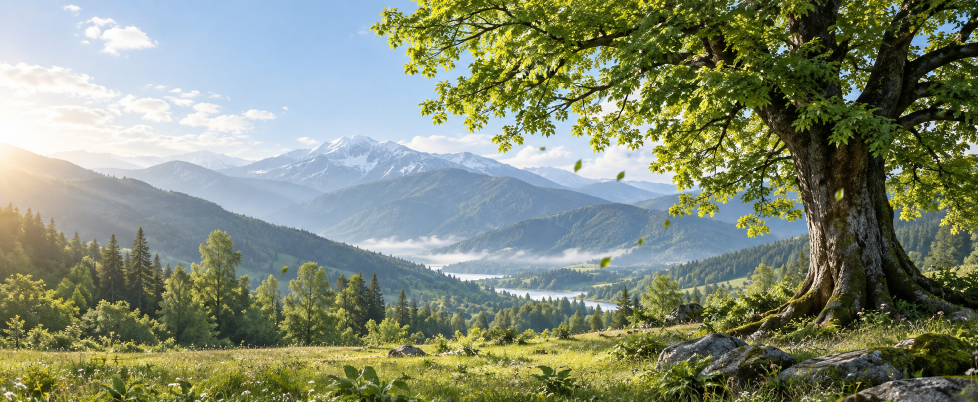
#> input picture tree-recognition-system/frontend/src/assets/forest-hero.png, 1956 x 804 px (shown at 1/2 size)
$ python -i image_preprocessing.py   (imports and definitions only)
#> lines starting #> are read from the running program, lines starting #| are printed output that depends on the picture
"""
Image Preprocessing Utilities
"""
import cv2
import numpy as np
from PIL import Image, ImageEnhance
from typing import Union, Tuple
import os


class ImagePreprocessor:
    """
    Preprocesses images for tree recognition
    Handles resizing, enhancement, normalization
    """

    def __init__(
        self,
        target_size: Tuple[int, int] = (224, 224),
        enhance_contrast: bool = True,
        enhance_sharpness: bool = False
    ):
        """
        Initialize image preprocessor

        Args:
            target_size: Target image size (width, height)
            enhance_contrast: Whether to enhance contrast
            enhance_sharpness: Whether to enhance sharpness
        """
        self.target_size = target_size
        self.enhance_contrast = enhance_contrast
        self.enhance_sharpness = enhance_sharpness

    def preprocess(
        self,
        image_path: Union[str, np.ndarray],
        return_array: bool = True
    ) -> Union[np.ndarray, Image.Image]:
        """
        Preprocess image for feature extraction

        Args:
            image_path: Path to image or numpy array
            return_array: If True, return numpy array; else PIL Image

        Returns:
            Preprocessed image
        """
        # Load image
        if isinstance(image_path, str):
            img = self._load_image(image_path)
        else:
            img = Image.fromarray(image_path)

        # Resize
        img = self._resize_image(img, self.target_size)

        # Enhance if enabled
        if self.enhance_contrast:
            img = self._enhance_contrast(img)

        if self.enhance_sharpness:
            img = self._enhance_sharpness(img)

        # Convert to RGB if needed
        if img.mode != 'RGB':
            img = img.convert('RGB')

        if return_array:
            return np.array(img)
        return img

    def _load_image(self, image_path: str) -> Image.Image:
        """Load image from path"""
        try:
            return Image.open(image_path)
#> returned value is the input picture: PIL image 1956x804 RGB; mean R, G, B 129.4, 138.6, 115.6
        except Exception as e:
            print(f"Error loading image: {e}")
            # Return blank image as fallback
            return Image.new('RGB', self.target_size, color='white')

    def _resize_image(
        self,
        img: Image.Image,
        target_size: Tuple[int, int]
    ) -> Image.Image:
        """
        Resize image maintaining aspect ratio

        Args:
            img: PIL Image
            target_size: Target size (width, height)

        Returns:
            Resized image
        """
#> called with target_size = (224, 224)
        # Use thumbnail to maintain aspect ratio
        img.thumbnail(target_size, Image.Resampling.LANCZOS)
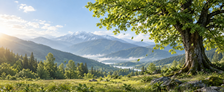
#> img: PIL image 224x92 RGB; mean R, G, B 129.5, 138.7, 115.7

        # Create new image with target size and paste resized image
        new_img = Image.new('RGB', target_size, color='white')
#> new_img: PIL image 224x224 RGB; every value is 255
        # Center the image
        x_offset = (target_size[0] - img.size[0]) // 2
#> x_offset = 0
        y_offset = (target_size[1] - img.size[1]) // 2
#> y_offset = 66
        new_img.paste(img, (x_offset, y_offset))
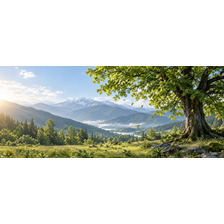
#> new_img: PIL image 224x224 RGB; mean R, G, B 203.4, 207.2, 197.8

        return new_img

    def _enhance_contrast(self, img: Image.Image, factor: float = 1.2) -> Image.Image:
        """Enhance image contrast"""
#> called with factor = 1.2
        try:
            enhancer = ImageEnhance.Contrast(img)
            return enhancer.enhance(factor)
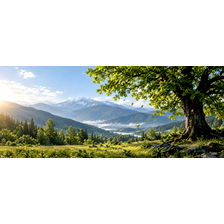
#> returned value: PIL image 224x224 RGB; mean R, G, B 197.4, 201.9, 191.9
        except Exception as e:
            print(f"Error enhancing contrast: {e}")
            return img

    # [95 lines left out: functions _enhance_sharpness, normalize_image, validate_image, extract_region, not called in this run]

>>> result = ImagePreprocessor().preprocess('../../frontend/src/assets/forest-hero.png')
